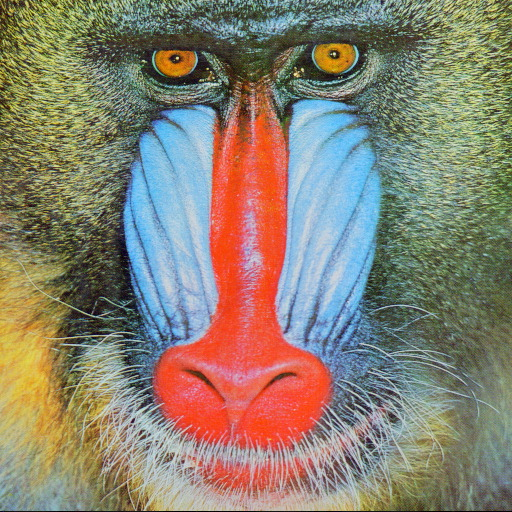
#> input picture data/raw/baboon.jpg, 512 x 512 px
$ python make_dataset.py
#> lines starting #> are read from the running program, lines starting #| are printed output that depends on the picture
"""Tạo bộ dữ liệu 20 ảnh sản phẩm cho Đề tài 4 (so sánh kỹ thuật nén ảnh).

3 nhóm ảnh (theo gợi ý của đề bài):
  P: ảnh chụp nhiều chi tiết (7 ảnh, 500x500) - ảnh thật từ scikit-image / OpenCV samples
  T: ảnh có chữ (thẻ sản phẩm, bảng thông số) (7 ảnh, 4 ảnh 1000x1000 + 3 ảnh 500x500) - tổng hợp
  G: ảnh gradient / vùng màu đồng nhất (ảnh studio nền trơn) (6 ảnh, 3 ảnh 1000 + 3 ảnh 500) - tổng hợp

Tất cả lưu PNG (không mất mát) làm ảnh gốc tham chiếu. Seed cố định = 2026.
Chạy: python src/make_dataset.py
"""
import json
import os
from pathlib import Path

import numpy as np
from PIL import Image, ImageDraw, ImageFilter, ImageFont
import skimage.data as skd

SEED = 2026
ROOT = os.path.dirname(os.path.dirname(os.path.abspath(__file__)))
OUT = os.path.join(ROOT, "data", "images")
RAW = os.path.join(ROOT, "data", "raw")
rng = np.random.default_rng(SEED)


def find_fonts():
    """Trả về cặp font Unicode regular/bold có tiếng Việt trên Windows, Linux hoặc macOS.

    Có thể ép dùng font riêng bằng hai biến môi trường ``NEN_ANH_FONT`` và
    ``NEN_ANH_FONT_BOLD``.  Việc dò font tại đây giúp ``make_dataset.py`` chạy được
    trên Windows thay vì phụ thuộc vào đường dẫn DejaVu cố định của Linux.
    """
    custom = (os.environ.get("NEN_ANH_FONT"), os.environ.get("NEN_ANH_FONT_BOLD"))
    candidates = [
        custom,
        (r"C:\Windows\Fonts\arial.ttf", r"C:\Windows\Fonts\arialbd.ttf"),
        (r"C:\Windows\Fonts\segoeui.ttf", r"C:\Windows\Fonts\segoeuib.ttf"),
        ("/usr/share/fonts/truetype/dejavu/DejaVuSans.ttf",
         "/usr/share/fonts/truetype/dejavu/DejaVuSans-Bold.ttf"),
        ("/Library/Fonts/Arial.ttf", "/Library/Fonts/Arial Bold.ttf"),
        ("/System/Library/Fonts/Supplemental/Arial.ttf",
         "/System/Library/Fonts/Supplemental/Arial Bold.ttf"),
    ]
    for regular, bold in candidates:
        if regular and bold and Path(regular).is_file() and Path(bold).is_file():
            return regular, bold
    raise RuntimeError(
        "Không tìm thấy cặp font Unicode hỗ trợ tiếng Việt. "
        "Trên Windows hãy cài Arial/Segoe UI, hoặc đặt NEN_ANH_FONT và "
        "NEN_ANH_FONT_BOLD thành đường dẫn font regular/bold."
    )


FONT, FONT_B = find_fonts()


def square(img: Image.Image, size: int) -> Image.Image:
    w, h = img.size
    s = min(w, h)
    img = img.crop(((w - s) // 2, (h - s) // 2, (w - s) // 2 + s, (h - s) // 2 + s))
    return img.resize((size, size), Image.LANCZOS)


def photos():
    srcs = {
        "P01_coffee": skd.coffee(),
        "P02_chelsea": skd.chelsea(),
        "P03_astronaut": skd.astronaut(),
        "P04_rocket": skd.rocket(),
        "P05_motorcycle": skd.stereo_motorcycle()[0],
    }
    meta = {}
    for name, arr in srcs.items():
        square(Image.fromarray(arr).convert("RGB"), 500).save(os.path.join(OUT, name + ".png"))
        meta[name] = {"group": "P", "source": "scikit-image data." + name.split("_")[1]}
#> this loop made 5 passes
#> (name, w in square, h in square, s in square) on passes 1 to 5: ('P01_coffee', 600, 400, 400), ('P02_chelsea', 451, 300, 300), ('P03_astronaut', 512, 512, 512), ('P04_rocket', 640, 427, 427), ('P05_motorcycle', 741, 500, 500)
#> pass 1, in photos, `square(Image.fromarray(arr).convert("RGB"), 500).save(os.path.join(OUT..`:
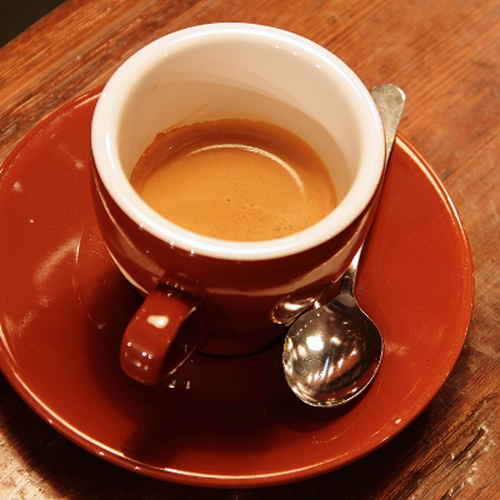
#> saved as P01_coffee.png: PIL image 500x500 RGB; mean R, G, B 153.3, 77.8, 46.6
#> after the loop, meta = 5 items
    bb = Image.open(os.path.join(RAW, "baboon.jpg")).convert("RGB")
#> bb is the input picture: PIL image 512x512 RGB; mean R, G, B 137.1, 129.1, 112.9
    square(bb, 500).save(os.path.join(OUT, "P06_baboon.png"))
    meta["P06_baboon"] = {"group": "P", "source": "OpenCV samples/data/baboon.jpg (nguồn JPEG, đã thu nhỏ)"}
    fr = Image.open(os.path.join(RAW, "fruits.jpg")).convert("RGB")
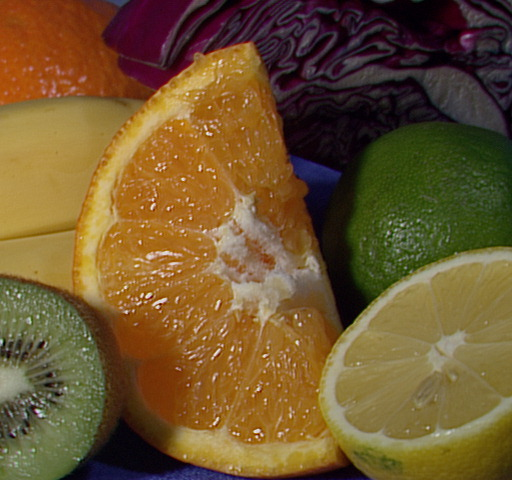
#> input picture data/raw/fruits.jpg, 512 x 480 px
#> fr is the input picture: PIL image 512x480 RGB; mean R, G, B 110.8, 85.6, 46.2
    square(fr, 500).save(os.path.join(OUT, "P07_fruits.png"))
#> in square (call 7), `img = img.crop(((w - s) // 2, (h - s) // 2, (w - s) // 2 + s, (h - s) ..`:
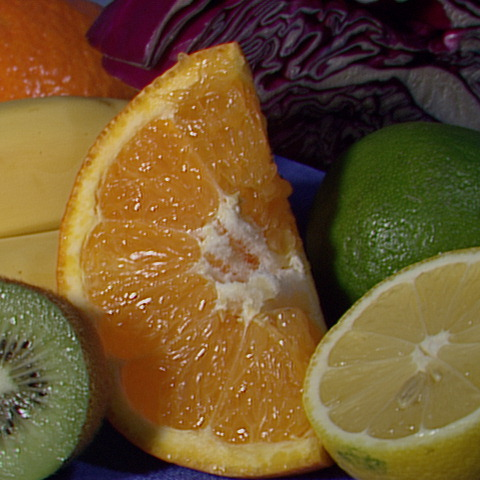
#> img: PIL image 480x480 RGB; mean R, G, B 110.9, 85.1, 45.8
    meta["P07_fruits"] = {"group": "P", "source": "OpenCV samples/data/fruits.jpg (nguồn JPEG, đã thu nhỏ)"}
    return meta


def font(sz, bold=False):
    return ImageFont.truetype(FONT_B if bold else FONT, sz)


PRODUCTS = [
    ("Tai nghe Bluetooth TWS Pro", "1.299.000₫", "-35%",
     ["Pin: 6 giờ, hộp sạc 24 giờ", "Chống ồn chủ động ANC", "Bluetooth 5.3, độ trễ 60 ms",
      "Chống nước IPX4", "Bảo hành chính hãng 12 tháng", "Miễn phí vận chuyển toàn quốc"]),
    ("Nồi chiên không dầu 5,5 lít", "2.150.000₫", "-20%",
     ["Công suất 1700 W", "Dung tích 5,5 lít", "Nhiệt độ 80 - 200 độ C",
      "Lòng nồi chống dính", "Hẹn giờ 60 phút", "Tặng kèm sách công thức"]),
    ("Áo thun cotton nam basic", "189.000₫", "-50%",
     ["Chất liệu 100% cotton", "Size: S, M, L, XL, XXL", "Màu: trắng, đen, xanh navy",
      "Giặt máy ở 30 độ C", "Đổi trả trong 7 ngày", "Xuất xứ: Việt Nam"]),
    ("Sữa rửa mặt dịu nhẹ 150 ml", "245.000₫", "-15%",
     ["Dành cho da nhạy cảm", "Không chứa xà phòng", "Độ pH 5,5",
      "Thành phần: nước, glycerin", "Hạn dùng 36 tháng", "Sản xuất tại Hàn Quốc"]),
    ("Bàn phím cơ không dây 87 phím", "890.000₫", "-25%",
     ["Switch: Red linear", "Kết nối: 2.4G, Bluetooth, USB-C", "Pin 4000 mAh",
      "Đèn nền RGB 16,8 triệu màu", "Keycap PBT double-shot", "Tương thích Windows, macOS"]),
    ("Bình giữ nhiệt inox 500 ml", "320.000₫", "-30%",
     ["Inox 304 hai lớp", "Giữ nóng 12 giờ, lạnh 24 giờ", "Nắp chống tràn",
      "Không chứa BPA", "Trọng lượng 350 g", "Bảo hành 6 tháng"]),
    ("Sạc dự phòng 20000 mAh", "560.000₫", "-40%",
     ["Sạc nhanh PD 22,5 W", "2 cổng USB-A, 1 cổng USB-C", "Màn hình LED hiển thị pin",
      "Vỏ nhựa chống cháy", "Kích thước 15 x 7 x 2,8 cm", "Bảo hành 18 tháng"]),
]


def product_thumb(size, hue):
    """Ảnh 'sản phẩm' nhỏ: dùng crop ảnh thật để thẻ có cả vùng ảnh chụp (giống Shopee)."""
    src = [skd.coffee(), skd.rocket(), skd.astronaut(), skd.chelsea(), skd.stereo_motorcycle()[0],
           skd.coffee(), skd.rocket()][hue]
    return square(Image.fromarray(src).convert("RGB"), size)


def text_card(idx, S):
    name, price, off, specs = PRODUCTS[idx]
    k = S / 1000.0
    img = Image.new("RGB", (S, S), (255, 255, 255))
    d = ImageDraw.Draw(img)
    # header bar (màu cam kiểu sàn TMĐT)
    d.rectangle([0, 0, S, int(90 * k)], fill=(238, 77, 45))
    d.text((int(30 * k), int(22 * k)), "FLASH SALE  •  Mall chính hãng", font=font(int(38 * k), True), fill=(255, 255, 255))
    # ảnh sản phẩm
    th = product_thumb(int(380 * k), idx)
    img.paste(th, (int(30 * k), int(120 * k)))
    # tên + giá
    x0 = int(440 * k)
    d.text((x0, int(130 * k)), name, font=font(int(30 * k), True), fill=(20, 20, 20))
    d.text((x0, int(190 * k)), price, font=font(int(56 * k), True), fill=(238, 77, 45))
    d.rounded_rectangle([x0, int(275 * k), x0 + int(120 * k), int(330 * k)], radius=int(8 * k), fill=(255, 0, 0))
    d.text((x0 + int(18 * k), int(282 * k)), off, font=font(int(36 * k), True), fill=(255, 255, 0))
    d.text((x0, int(350 * k)), "Đã bán 12,4k  |  4,9 / 5 sao", font=font(int(24 * k)), fill=(110, 110, 110))
    # bảng thông số chữ nhỏ
    y = int(540 * k)
    d.text((int(30 * k), y), "THÔNG SỐ KỸ THUẬT", font=font(int(30 * k), True), fill=(20, 20, 20))
    y += int(55 * k)
    lines = []
    fs = int(26 * k) if S >= 1000 else 14  # chữ nhỏ ở ảnh 500 px là trường hợp khó
    for i, s in enumerate(specs):
        if i % 2 == 0:
            d.rectangle([int(30 * k), y - int(6 * k), S - int(30 * k), y + int(42 * k)], fill=(245, 245, 245))
        d.text((int(45 * k), y), s, font=font(fs), fill=(40, 40, 40))
        lines.append(s)
        y += int(56 * k)
    return img, [name, price] + lines


def texts():
    meta, gt = {}, {}
    sizes = [1000, 1000, 1000, 1000, 500, 500, 500]
    for i, S in enumerate(sizes):
        nm = f"T{i + 1:02d}_card{S}"
        img, lines = text_card(i, S)
        img.save(os.path.join(OUT, nm + ".png"))
        meta[nm] = {"group": "T", "source": "tổng hợp (thẻ sản phẩm có chữ tiếng Việt, DejaVu Sans)"}
        gt[nm] = lines
    return meta, gt


def shade_object(S, kind, bg, objcol, noise):
    yy, xx = np.mgrid[0:S, 0:S].astype(np.float64) / S
    # nền gradient tuyến tính/xuyên tâm
    if kind % 2 == 0:
        t = yy[..., None]
    else:
        t = np.sqrt((xx - 0.5) ** 2 + (yy - 0.45) ** 2)[..., None] / 0.75
    c0, c1 = np.array(bg[0], float), np.array(bg[1], float)
    img = c0 * (1 - t) + c1 * t
    # bóng đổ mềm
    sh = np.exp(-(((xx - 0.5) / 0.28) ** 2 + ((yy - 0.83) / 0.04) ** 2))
    img *= (1 - 0.35 * sh)[..., None]
    # vật thể: hình cầu / trụ (chai) có chiếu sáng Lambert + specular
    oc = np.array(objcol, float)
    if kind in (0, 3):  # cầu
        r = 0.27
        dx, dy = (xx - 0.5) / r, (yy - 0.5) / r
        m = dx ** 2 + dy ** 2 <= 1
        nz = np.sqrt(np.clip(1 - dx ** 2 - dy ** 2, 0, 1))
        L = np.array([-0.4, -0.5, 0.77]); L /= np.linalg.norm(L)
        lam = np.clip(-dx * L[0] * -1 + dy * L[1] + nz * L[2], 0, 1)
        lam = np.clip(dx * L[0] + dy * L[1] + nz * L[2], 0, 1)
        spec = lam ** 40
    else:  # trụ (chai/lọ)
        w = 0.17
        dx = (xx - 0.5) / w
        m = (np.abs(dx) <= 1) & (yy > 0.25) & (yy < 0.8)
        nz = np.sqrt(np.clip(1 - dx ** 2, 0, 1))
        lam = np.clip(-0.45 * dx + 0.9 * nz, 0, 1)
        spec = np.clip(1 - np.abs(dx + 0.45) / 0.08, 0, 1) ** 2
        # nắp
        cap = (np.abs(dx) <= 0.55) & (yy > 0.17) & (yy <= 0.25)
        img[cap] = np.array([40, 40, 45], float)
    shade = (0.25 + 0.75 * lam)[..., None] * oc + (spec[..., None] * 255 * 0.8)
    img[m] = np.clip(shade[m], 0, 255)
    if noise > 0:
        img = img + rng.normal(0, noise, img.shape)
    out = Image.fromarray(np.clip(np.round(img), 0, 255).astype(np.uint8))
    return out.filter(ImageFilter.GaussianBlur(0.6))  # khử răng cưa biên


def gradients():
    meta = {}
    cfg = [  # (kind, S, bg pair, object color, noise sigma)
        (0, 1000, ((250, 236, 222), (214, 170, 140)), (200, 40, 60), 0.0),
        (1, 1000, ((235, 242, 255), (120, 150, 210)), (230, 230, 235), 0.0),
        (2, 1000, ((245, 245, 245), (190, 190, 190)), (30, 120, 70), 0.0),
        (3, 500, ((255, 250, 235), (240, 200, 120)), (60, 90, 200), 1.5),
        (4, 500, ((230, 255, 245), (90, 170, 150)), (240, 180, 40), 1.5),
        (5, 500, ((250, 235, 245), (200, 140, 180)), (90, 60, 50), 1.5),
    ]
    for i, (k, S, bg, oc, nz) in enumerate(cfg):
        nm = f"G{i + 1:02d}_studio{S}" + ("_noise" if nz else "")
        shade_object(S, k, bg, oc, nz).save(os.path.join(OUT, nm + ".png"))
        meta[nm] = {"group": "G", "source": "tổng hợp (ảnh studio nền gradient" + (", nhiễu cảm biến σ=1,5)" if nz else ", sạch)")}
    return meta


if __name__ == "__main__":
    os.makedirs(OUT, exist_ok=True)
    meta = photos()
#> meta = 7 items
    m2, gt = texts()
#> the loop in texts, `for i, S in enumerate(sizes):` made 7 passes
#> pass 1, in product_thumb, `src = [skd.coffee(), skd.rocket(), skd.astronaut(), skd.chelsea(), skd..`:
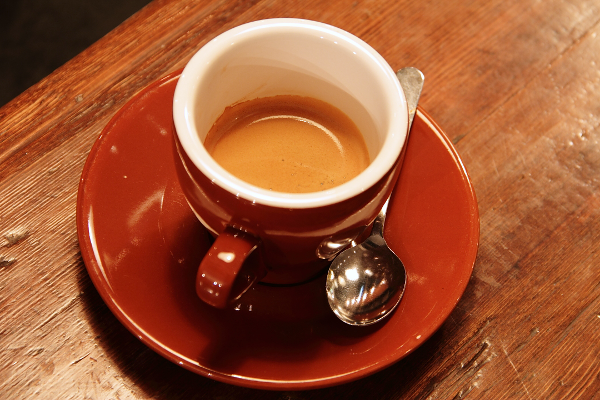
#> src: shape (400, 600, 3); mean R, G, B 158.6, 85.8, 51.5
#> pass 1, in texts, `img, lines = text_card(i, S)`:
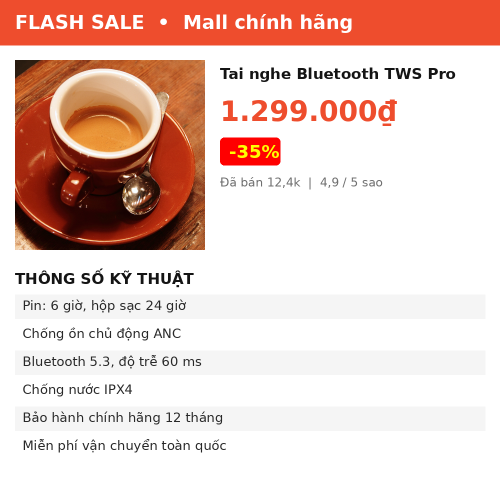
#> img: PIL image 1000x1000 RGB (shown at 1/2 size); mean R, G, B 233.2, 206.3, 198.6
#> after the loop in texts, `for i, S in enumerate(sizes):`:
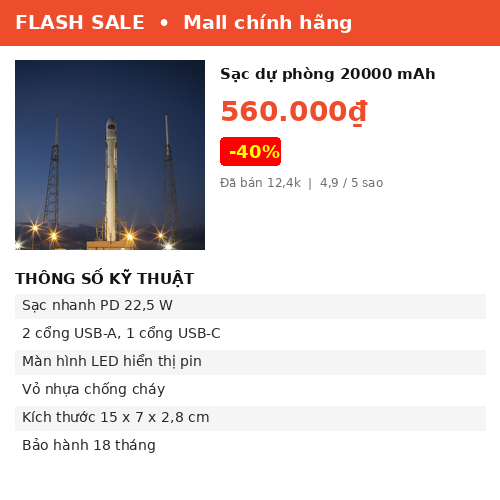
#> img: PIL image 500x500 RGB; mean R, G, B 219.6, 204.8, 204.8
#> m2 = 7 items; gt = 7 items
    meta.update(m2)
    meta.update(gradients())
#> the loop in gradients, `for i, (k, S, bg, oc, nz) in enumerate(cfg):` made 6 passes
#> pass 2, in shade_object (call 2), `out = Image.fromarray(np.clip(np.round(img), 0, 255).astype(np.uint8))`:
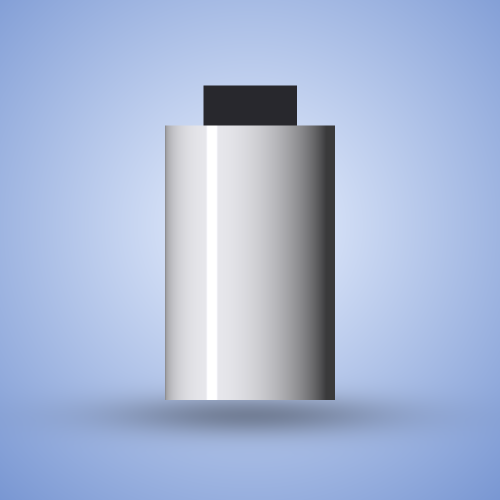
#> out: PIL image 1000x1000 RGB (shown at 1/2 size); mean R, G, B 167.2, 183.2, 215.6
#> after the loop in gradients, `for i, (k, S, bg, oc, nz) in enumerate(cfg):`: meta = 6 items
    for nm in meta:
        im = Image.open(os.path.join(OUT, nm + ".png"))
        meta[nm]["size"] = list(im.size)
    with open(os.path.join(ROOT, "data", "metadata.json"), "w", encoding="utf-8") as f:
        json.dump(meta, f, ensure_ascii=False, indent=1)
    with open(os.path.join(ROOT, "data", "text_ground_truth.json"), "w", encoding="utf-8") as f:
        json.dump(gt, f, ensure_ascii=False, indent=1)
    print(len(meta), "ảnh ->", OUT)
#| 20 ảnh -> data/images
